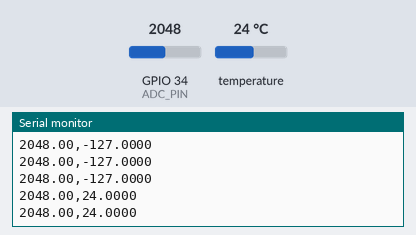
The sketch below on a simulated ESP32. Shown: the last lines printed to the serial monitor. The test bench sets the inputs (shaded band); at power-on: temperature 24 °C, GPIO 34 (ADC_PIN) = 2048 (analog values on the 0–4095 scale).

Above: at 1.4 s.
1.5 s: temperature set to 12 °C
At 1.75 s:
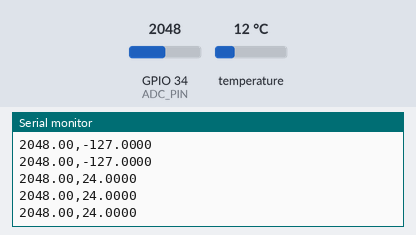
3.0 s: GPIO 34 (ADC_PIN) set to 2866
At 3.15 s:
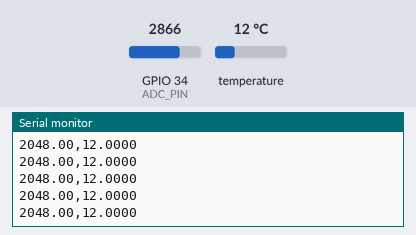
4.5 s: temperature set to 19 °C
At 4.55 s:
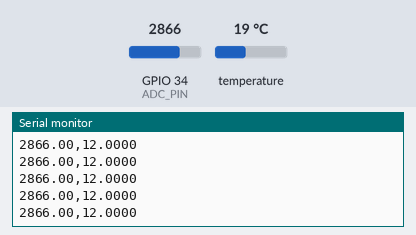
6.0 s: GPIO 34 (ADC_PIN) set to 3603
At 6.15 s:
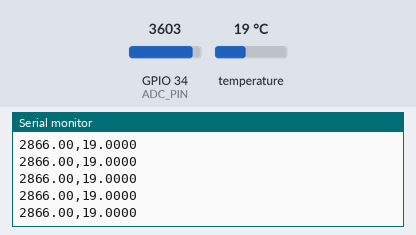
Timing chart, 0 to 8.5 s (numbered marks = the images above; inputs shaded):
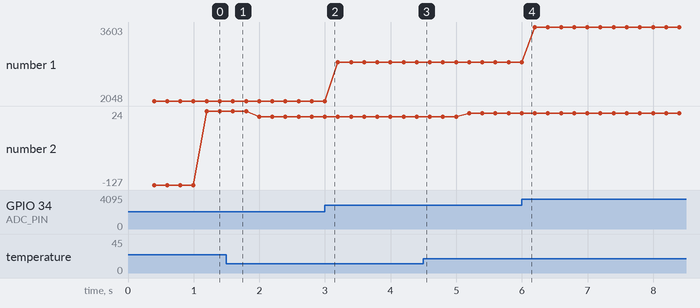

The sketch:

esp32_adc_temp.ino
```cpp
// ADC voltage + DS18B20 temperature -> USB serial (no BLE). 115200 baud.
//   ADC : GPIO34 (ADC1_CH6), 11 dB attenuation (~0-3.1 V), sampled every 5 ms
//   10 NPLC filter: 40 samples x 5 ms = 200 ms = 10 mains cycles at 50 Hz, averaged
//   DS18B20 DQ on GPIO21 (4.7k pull-up), read on core 0 so its ~750 ms conversion
//   and bit-banged 1-Wire never delay the 5 ms ADC sampling on core 1.
// Output, one line per 200 ms:
//   <ADC average, raw 12-bit code>,<tempC>
// tempC is the latest DS18B20 reading; -127.00 when no valid reading in the last 3 s.
// Lines starting with '#' are status messages.
#include <OneWire.h>

const uint8_t ADC_PIN = 34;
const uint8_t DQ_PIN = 21;
const uint32_t SAMPLE_US = 5000;
const int N_AVG = 40;                 // 10 NPLC @ 50 Hz
const uint32_t TEMP_STALE_MS = 3000;

volatile float g_temp = -127.0f;
volatile uint32_t g_temp_ms = 0;      // millis() of last valid reading, 0 = never

void tempTask(void *) {
  OneWire ow(DQ_PIN);
  uint8_t sp[9];
  for (;;) {
    if (!ow.reset()) {
      vTaskDelay(pdMS_TO_TICKS(1000));
      continue;
    }
    ow.skip();
    ow.write(0x44, 1);                // CONVERT T, keep bus powered (parasite-safe)
    vTaskDelay(pdMS_TO_TICKS(800));   // 12-bit conversion: 750 ms max
    ow.depower();
    if (!ow.reset()) continue;
    ow.skip();
    ow.write(0xBE);                   // READ SCRATCHPAD
    ow.read_bytes(sp, 9);
    if (OneWire::crc8(sp, 8) != sp[8]) continue;
    float t = (int16_t)((sp[1] << 8) | sp[0]) / 16.0f;
    if (t == 85.0f && g_temp_ms == 0) continue;   // power-on reset value
    g_temp = t;
    g_temp_ms = millis();
  }
}

void setup() {
  Serial.begin(115200);
  delay(200);
  analogReadResolution(12);
  analogSetPinAttenuation(ADC_PIN, ADC_11db);
  pinMode(DQ_PIN, INPUT_PULLUP);      // backup for the external 4.7k
  xTaskCreatePinnedToCore(tempTask, "ds18b20", 4096, nullptr, 1, nullptr, 0);
  Serial.println("# ADC GPIO34 5ms x40 (10NPLC), DS18B20 GPIO21");
  Serial.println("# adc,tempC");
}

void loop() {
  static uint32_t next = micros();
  static uint32_t sum = 0;
  static int n = 0;

  if ((int32_t)(micros() - next) < 0) return;
  next += SAMPLE_US;
  sum += analogRead(ADC_PIN);
  if (++n < N_AVG) return;

  float adc = sum / (float)N_AVG;
  sum = 0; n = 0;
  uint32_t tms = g_temp_ms;
  float t = (tms != 0 && millis() - tms < TEMP_STALE_MS) ? g_temp : -127.0f;
  Serial.print(adc, 2);
  Serial.print(',');
  Serial.println(t, 4);
}
```

Measured:
- plotted number 1: 2048 → 2866 after the input at 3.0 s, 2866 → 3603 after the input at 6.0 s
- plotted number 2: 24 → 12 after the input at 1.5 s, 12 → 19 after the input at 4.5 s
